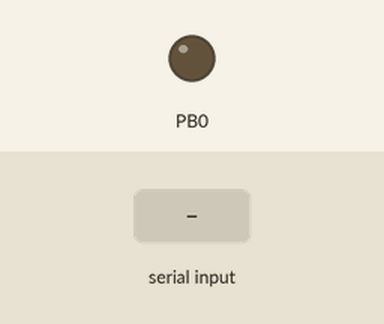
This sketch was run on a simulated ATtiny85, built with avr-gcc and run on an emulated ATtiny85. Parts: output pins drawn as LEDs (lit = HIGH). The test bench sets the inputs (shaded band).

Above: at 1.2 s.
1.3 s: "0\n" received over the second serial link
At 2.4 s:
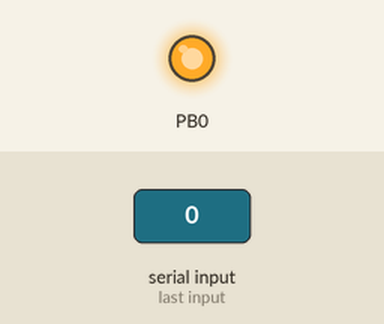
2.8 s: "1\n" received over the second serial link
At 3.6 s:
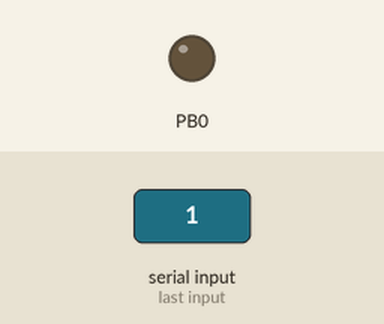
Timing chart, 0 to 5.8 s (numbered marks = the images above; inputs shaded):
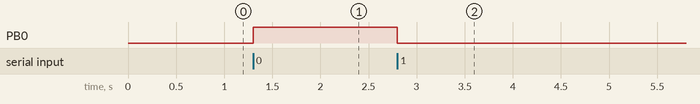

The sketch:

attiny85.ino.ino
```cpp
#include <SoftwareSerial.h>

String line = "";
SoftwareSerial mySerial(3,4);  //rx, tx

void setup()
{
   mySerial.begin(9600);
   pinMode(0, OUTPUT);
   pinMode(3, INPUT);
   pinMode(4, OUTPUT);

}

void loop(){

  if(mySerial.available()){
    char inChar = mySerial.read();
    line += inChar;

    if (inChar == '\n') {
        line = "";
    }

    //Kvuli relay tady musi bejt 0, aby se sepnulo svetlo. Standardne by tu melo byt 1
    if(line.indexOf('0') >= 0){
      digitalWrite(0, HIGH);
    }

    //Kvuli relay tady musi bejt 1, aby se vypnulo svetlo. Standardne by tu melo byt 0
    if(line.indexOf('1') >= 0){
      digitalWrite(0, LOW);
    }
  }
}
```

Measured:
- after the input at 1.3 s, PB0: LOW → HIGH at once
- after the input at 2.8 s, PB0: HIGH → LOW at once
